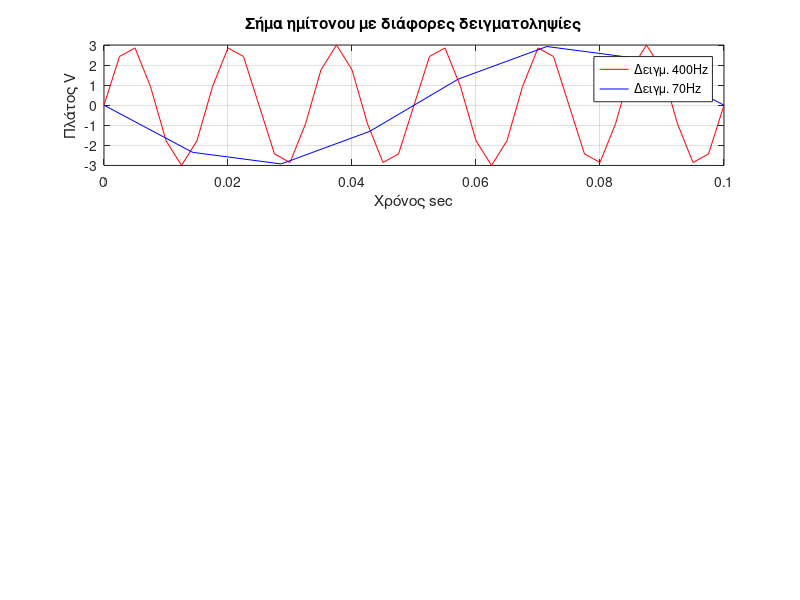
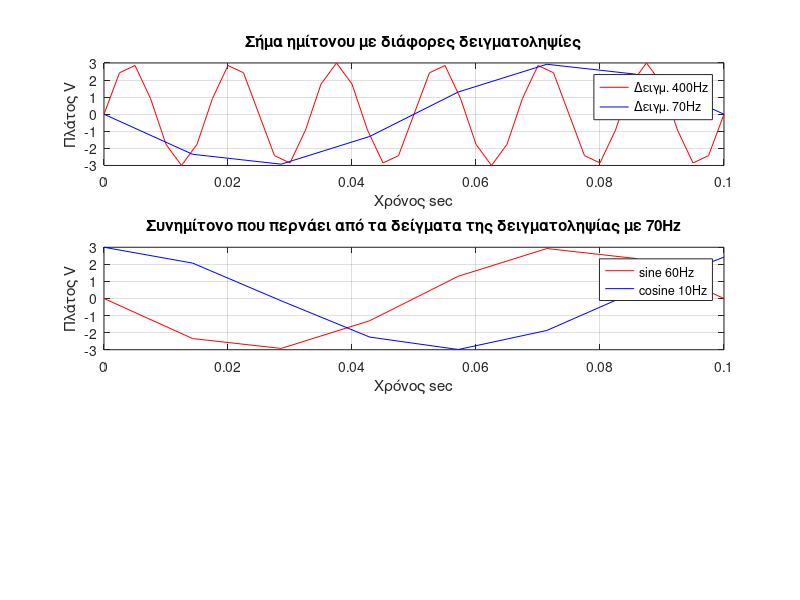
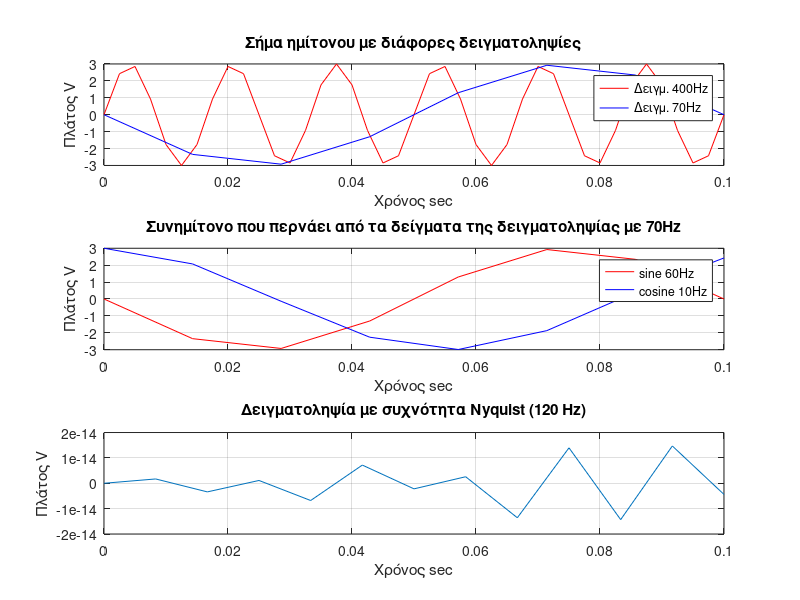

These charts were generated, in order, by the following MATLAB code:
clear;
close all;

A = 3; % Πλάτος V
f = 60; % Συχνότητα Hz
T = 0.1; % Διάρκεια sec

% Δειγματοληψία με 400Hz
fs1 = 400;
t1 = 0:1/fs1:T;
x1 = A * sin(2 * pi * f * t1);

% Δειγματοληψία με 70Hz
fs2 = 70;
t2 = 0:1/fs2:T;
x2 = A * sin(2 * pi * f * t2);

% Σχεδιασμός σήματος και δειγμάτων
figure;
subplot(3,1,1);
plot(t1, x1, 'r', 'DisplayName', 'Δειγμ. 400Hz');
hold on;
plot(t2, x2, 'b', 'DisplayName', 'Δειγμ. 70Hz');
xlabel('Χρόνος sec');
ylabel('Πλάτος V');
title('Σήμα ημίτονου με διάφορες δειγματοληψίες');
legend;
grid on;
saveas(gcf,'test.png') 

% Συνημίτονο που περνάει από τα δείγματα του σήματος 70Hz
f_cos = 9;
x_cos = A * cos(2 * pi * f_cos * t2);

subplot(3,1,2);
plot(t2, x2, 'r', 'DisplayName', 'sine 60Hz');
hold on;
plot(t2, x_cos, 'b', 'DisplayName', 'cosine 10Hz');
xlabel('Χρόνος sec');
ylabel('Πλάτος V');
title('Συνημίτονο που περνάει από τα δείγματα της δειγματοληψίας με 70Hz');
legend;
grid on;
saveas(gcf,'test.png') 

% Δειγματοληψία με συχνότητα Nyquist
fs_nyquist = 2 * f;
t_nyquist = 0:1/fs_nyquist:T;
x_nyquist = A * sin(2 * pi * f * t_nyquist);

subplot(3,1,3);
plot(t_nyquist, x_nyquist);
xlabel('Χρόνος sec');
ylabel('Πλάτος V');
title('Δειγματοληψία με συχνότητα Nyquist (120 Hz)');
grid on;
saveas(gcf,'test.png') 
